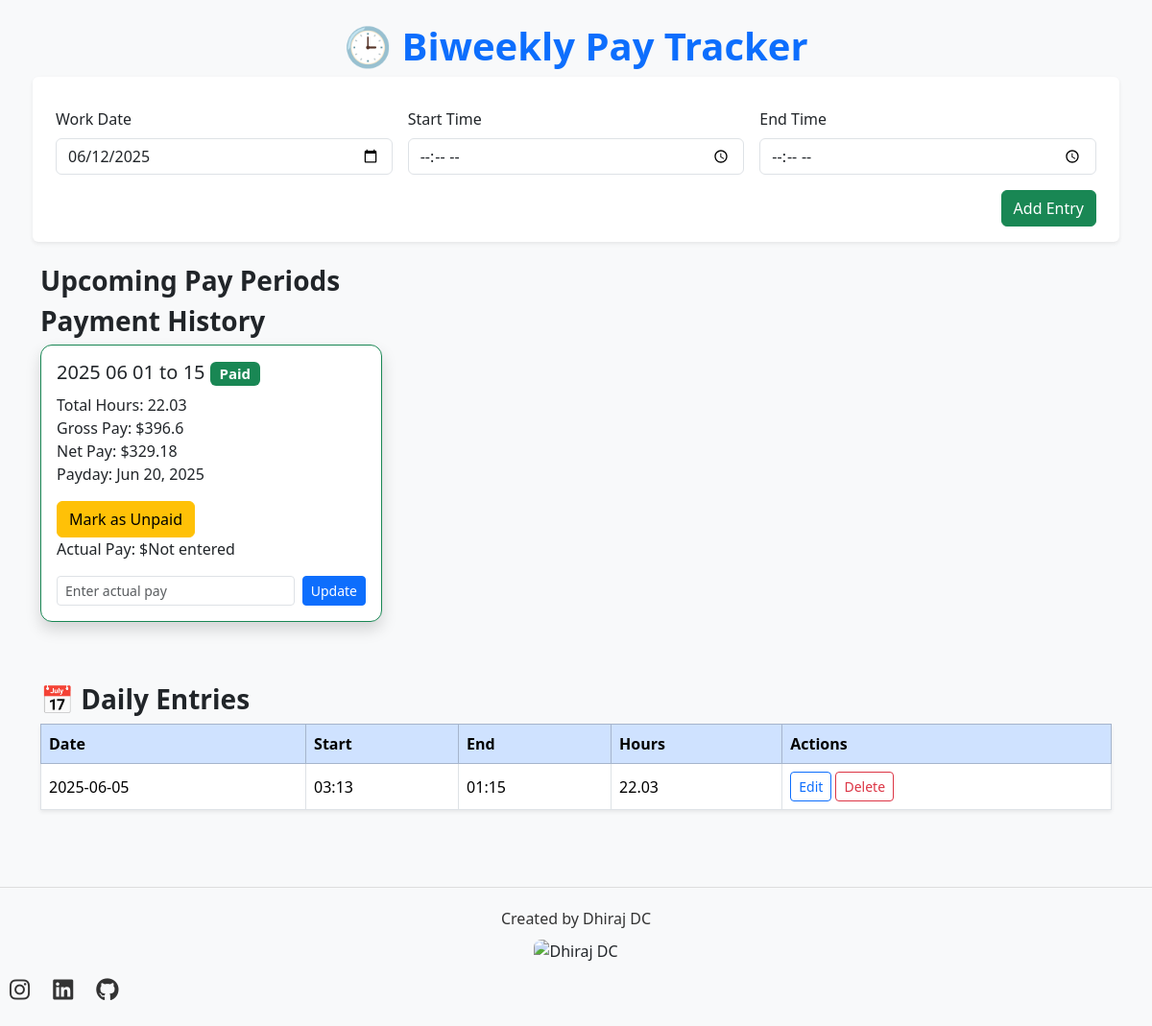
Before: / with the older database file.
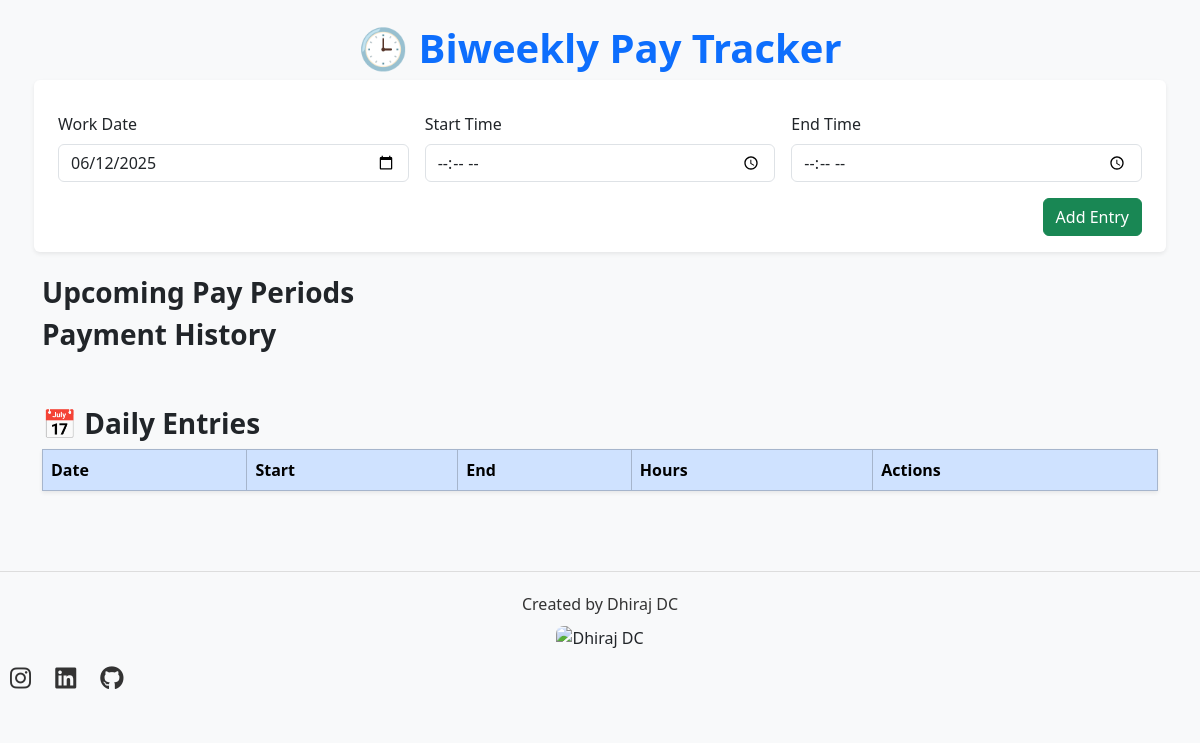
After: the same page with the newer database file.
### app.py (models this page shows)
class PayPeriodStatus(db.Model):
    id = db.Column(db.Integer, primary_key=True)
    label = db.Column(db.String, unique=True)
    is_paid = db.Column(db.Boolean, default=False)
    paid_on = db.Column(db.Date)

### app.py (the view, shortened to what this page needs)
@app.route('/', methods=['GET', 'POST'])
def index():
    entries = WorkEntry.query.order_by(WorkEntry.work_date.desc()).all()
    summary = {}
    day_details = []
    for entry in entries:
        label, payday = get_pay_period(entry.work_date)
        start_dt = datetime.combine(entry.work_date, entry.start_time)
        end_dt = datetime.combine(entry.work_date, entry.end_time)
        if end_dt <= start_dt:
            end_dt += timedelta(days=1)
        hours = (end_dt - start_dt).total_seconds() / 3600
        day_details.append({
            'id': entry.id,
            'date': entry.work_date.strftime('%Y-%m-%d'),
            'start': entry.start_time.strftime('%H:%M'),
            'end': entry.end_time.strftime('%H:%M'),
            'hours': round(hours, 2)
        })
        if label not in summary:
            summary[label] = {'total_hours': 0.0, 'payday': payday}
        summary[label]['total_hours'] += hours
    unpaid_periods = []
    paid_periods = []
    for label, data in summary.items():
        gross = data['total_hours'] * HOURLY_RATE
        net = gross * (1 - TAX_RATE)
        data['gross'] = round(gross, 2)
        data['net'] = round(net, 2)
        status = PayPeriodStatus.query.filter_by(label=label).first()
        if status and status.is_paid:
            paid_periods.append({
                'label': label,
                'total_hours': round(data['total_hours'], 2),
                'gross': data['gross'],
                'net': data['net'],
                'payday': data['payday'],
                'paid_on': status.paid_on.strftime('%Y-%m-%d')
            })
    return render_template('index.html', unpaid_periods=unpaid_periods, paid_periods=paid_periods, day_details=day_details, today=date.today())

### app.py (called while the page is built)
def get_pay_period(d):
    if 1 <= d.day <= 15:
        label = f"{d.year} {d.month:02d} 01 to 15"
        pay_day = date(d.year, d.month, 20)
    else:
        last_day = monthrange(d.year, d.month)[1]
        label = f"{d.year} {d.month:02d} 16 to {last_day}"
        pay_day = date(d.year + 1, 1, 5) if d.month == 12 else date(d.year, d.month + 1, 5)
    return label, pay_day

### templates/index.html (shortened to what this page needs)
<!DOCTYPE html>
<html lang="en">
<head>
  <link href="https://cdn.jsdelivr.net/npm/bootstrap@5.3.3/dist/css/bootstrap.min.css" rel="stylesheet">
  <link rel="stylesheet" href="https://cdnjs.cloudflare.com/ajax/libs/font-awesome/6.5.0/css/all.min.css"/>
  <link rel="stylesheet" href="{{ url_for('static', filename='style.css') }}">
</head>
<body class="bg-light">
  <div class="container py-4">
    <h1 class="text-center mb-4 text-primary">🕒 Biweekly Pay Tracker</h1>
    <form method="POST" class="row g-3 mb-4 bg-white p-3 rounded shadow-sm">
      <div class="col-md-4">
        <label for="date" class="form-label">Work Date</label>
        <input type="date" name="date" value="{{ today }}" class="form-control" required>
      </div>
      <div class="col-md-4">
        <label for="start" class="form-label">Start Time</label>
        <input type="time" name="start" class="form-control" required>
      </div>
      <div class="col-md-4">
        <label for="end" class="form-label">End Time</label>
        <input type="time" name="end" class="form-control" required>
      </div>
      <div class="col-12 text-end">
        <button type="submit" class="btn btn-success">Add Entry</button>
      </div>
    </form>
    <h3>Upcoming Pay Periods</h3>
    <h3>Payment History</h3>
    <div class="row">
      {% for period in paid_periods %}
      <div class="col-md-4">
        <div class="card mb-3 shadow border-success">
          <div class="card-body">
            <h5>{{ period.label }} <span class="badge bg-success">Paid</span></h5>
            <p>Total Hours: {{ period.total_hours }}<br>
              Gross Pay: ${{ period.gross }}<br>
              Net Pay: ${{ period.net }}<br>
              Payday: {{ period.payday.strftime('%b %d, %Y') }}</p>
            <form method="POST" action="{{ url_for('mark_unpaid', period_label=period.label) }}">
              <button class="btn btn-warning">Mark as Unpaid</button>
            </form>
            <p>Actual Pay: ${{ period.actual_net_pay or "Not entered" }}</p>
            <form method="POST" action="{{ url_for('update_actual_pay', period_label=period.label) }}" class="d-flex gap-2">
              <input type="number" name="actual_net" step="0.01" placeholder="Enter actual pay" class="form-control form-control-sm" required>
              <button class="btn btn-sm btn-primary">Update</button>
            </form>
          </div>
        </div>
      </div>
      {% endfor %}
    </div>
    <h3 class="mt-5">📅 Daily Entries</h3>
    <table class="table table-bordered table-hover bg-white shadow-sm">
      <thead class="table-primary">
        <tr>
          <th>Date</th>
          <th>Start</th>
          <th>End</th>
          <th>Hours</th>
          <th>Actions</th>
        </tr>
      </thead>
      <tbody>
        {% for d in day_details %}
        <tr>
          <td>{{ d.date }}</td>
          <td>{{ d.start }}</td>
          <td>{{ d.end }}</td>
          <td>{{ d.hours }}</td>
          <td>
            <a href="{{ url_for('edit_entry', entry_id=d.id) }}" class="btn btn-sm btn-outline-primary">Edit</a>
            <form action="{{ url_for('delete_entry', entry_id=d.id) }}" method="POST" style="display:inline;">
              <button type="submit" class="btn btn-sm btn-outline-danger">Delete</button>
            </form>
          </td>
        </tr>
        {% endfor %}
      </tbody>
    </table>
  </div>
  <footer class="footer">
    <div class="container text-center">
      <p>Created by Dhiraj DC</p>
      <img src="{{ url_for('static', filename='images/IMG_4362.jpg') }}" alt="Dhiraj DC" class="footer-img">
    </div>
    <div class="social-icons">
      <a href="https://www.instagram.com/dhirajdc200" target="_blank"><i class="fab fa-instagram"></i></a>
      <a href="https://www.linkedin.com/in/dhirajdc200" target="_blank"><i class="fab fa-linkedin"></i></a>
      <a href="https://github.com/dhirajdc200" target="_blank"><i class="fab fa-github"></i></a>
    </div>
  </footer>
</body>
</html>

### static/style.css (style rules this page uses)
body { font-family: 'Segoe UI', sans-serif; }
h1, h2, h3 { font-weight: 600; }
button { transition: all 0.3s ease-in-out; }
.table th, .table td { vertical-align: middle; }
.footer { background-color: #f8f9fa; padding: 20px 0; border-top: 1px solid #ddd; margin-top: 40px; }
.footer p { margin: 0; font-size: 16px; color: #333; }
.footer-img { margin-top: 10px; max-width: 100px; height: auto; border-radius: 8px; }
html, body { height: 100%; margin: 0; display: flex; flex-direction: column; }
.social-icons { margin-top: 10px; }
.social-icons a { color: #333; margin: 0 10px; font-size: 24px; transition: transform 0.3s ease, color 0.3s ease; text-decoration: none; }

Changed rows visible on the page:
removed PayPeriodStatus: label "2025 06 01 to 15", total_hours "22.03", gross "396.6", net "329.18", payday "Jun 20, 2025", actual_net_pay "Not entered"
Other visible differences:
list line gone: "2025-06-05 03:13 01:15 22.03 Edit Delete"
